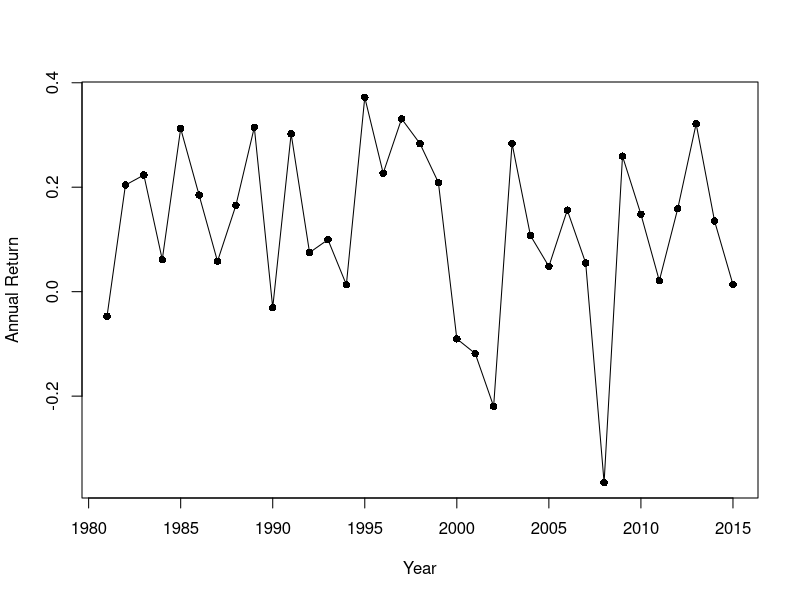
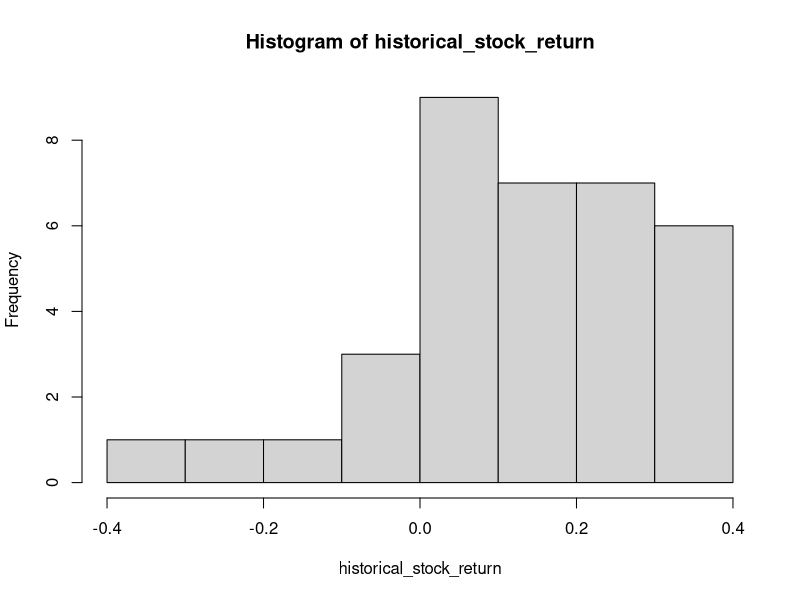
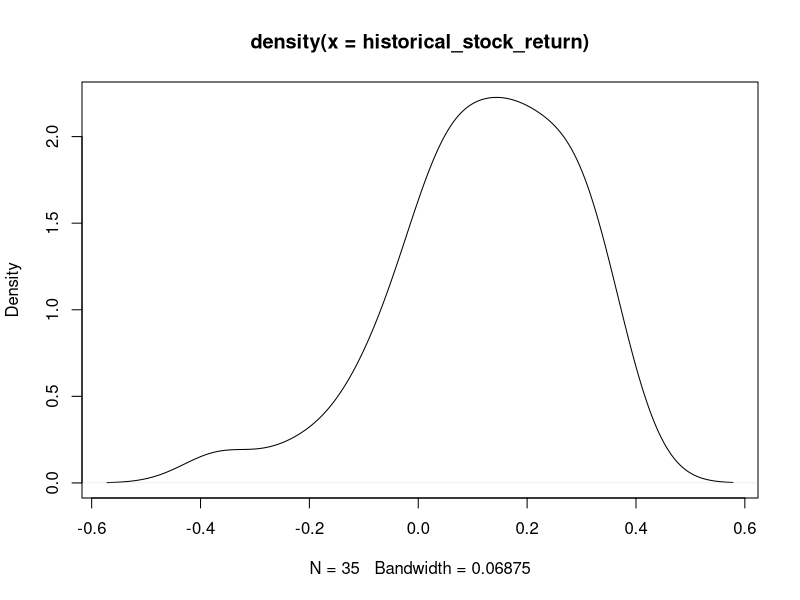
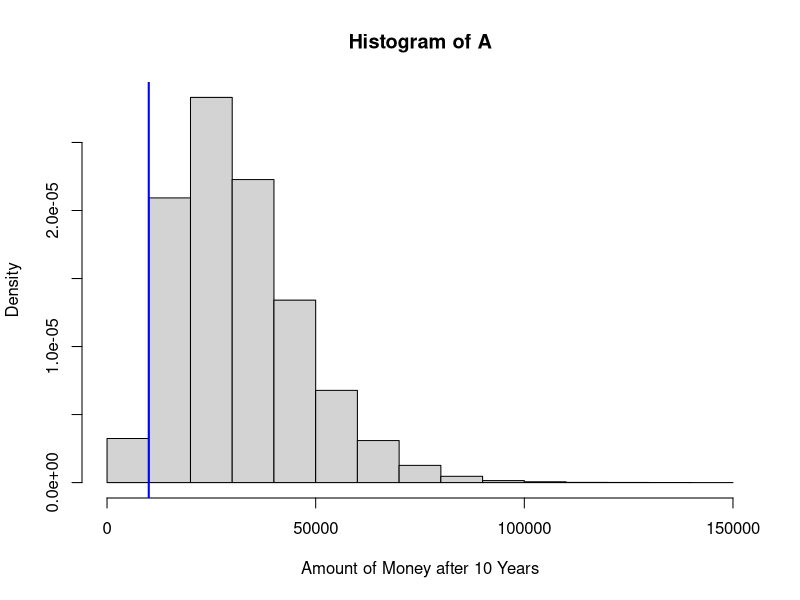
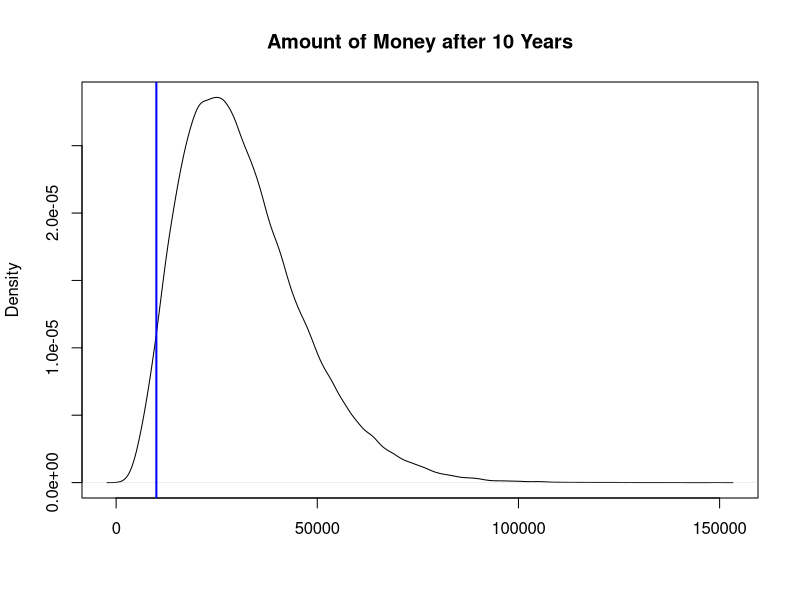
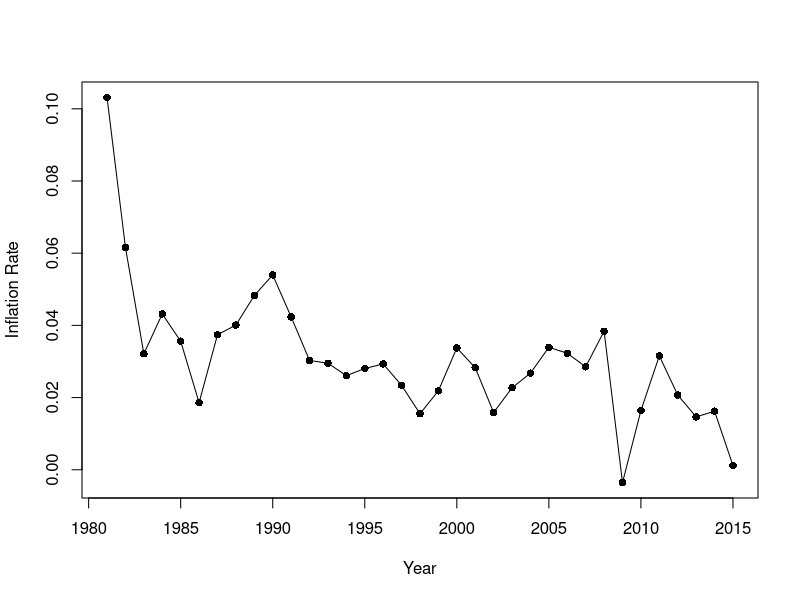
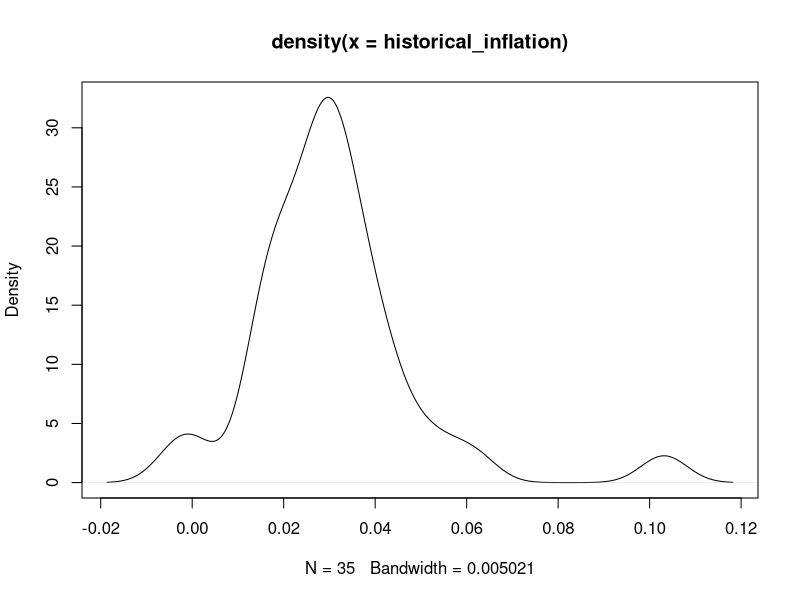
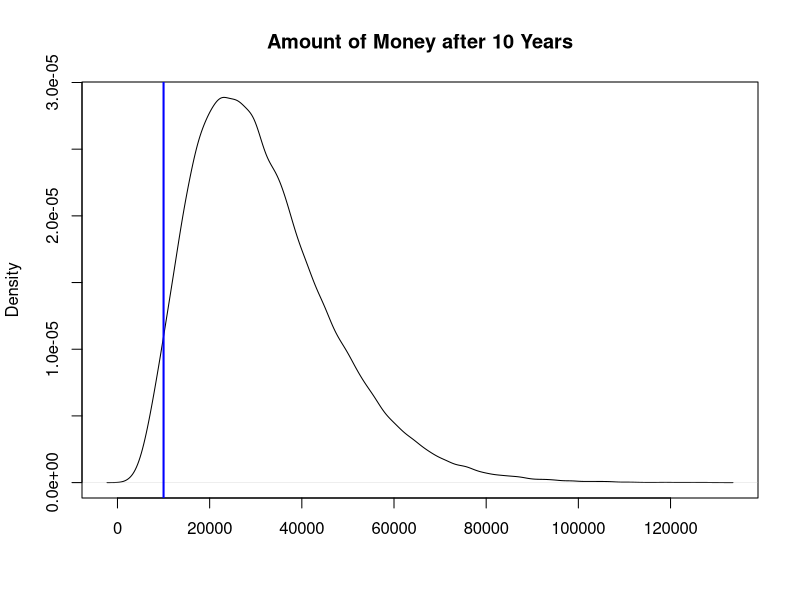

Write the R code that produced these figures, in order.
## ---- chunk 1
knitr::opts_chunk$set(comment = NA)
## ---- chunk 2
historical_stock_return <- c(-0.0470239, 0.2041906, 0.2233716, 0.06146142, 0.3123515, 0.1849458, 0.05812722, 0.1653719, 0.3147518, -0.03064452, 0.3023484, 0.07493728, 0.09967052, 0.01325921, 0.371952, 0.2268097, 0.3310365, 0.2833795, 0.2088535, -0.09031819, -0.1184976, -0.2196605, 0.283558, 0.1074278, 0.04834477, 0.1561256, 0.05484735, -0.3655234, 0.2593523, 0.1482109, 0.02098375, 0.1589059, 0.3214509, 0.1352442, 0.01359949)
## ---- chunk 3
plot(1981:2015,historical_stock_return, pch=16, xlab="Year", ylab="Annual Return")
lines(1981:2015,historical_stock_return)
## ---- chunk 4
hist(historical_stock_return)
## ---- chunk 5
plot(density(historical_stock_return))
## ---- chunk 6
# Function that performs Monte Carlo simulation of stock investment
# P: initial amount of money invested in the stock
# n: number of years 
# return: amount of money after n years
stock <- function(P,n) {
  # generate the annual returns in the next n years from historical stock returns
  r <- sample(historical_stock_return, n, replace=TRUE)
  
  # amount of money after n years
  P*prod(1+r)
}
## ---- chunk 7
set.seed(47238789)
(A <- stock(1e4,10))
## ---- chunk 8
Achar = as.character(round(A))
## ---- chunk 9
set.seed(47238789)
A <- replicate(1e5, stock(1e4, 10))
## ---- chunk 10
hist(A, breaks=20, freq=FALSE, xlab="Amount of Money after 10 Years")
abline(v=1e4, col="blue", lw=2)
## ---- chunk 11
plot(density(A), xlab="", main="Amount of Money after 10 Years")
abline(v=1e4, col="blue", lw=2)
## ---- chunk 12
mean(A)
## ---- chunk 13
Achar <- as.character(round(mean(A)))
## ---- chunk 14
summary(A)
## ---- chunk 15
Amin <- as.character(signif(min(A),4))
Amax <- as.character(signif(max(A),4))
## ---- chunk 16
mean(A > 5e4)
## ---- chunk 17
prob <- paste0(round(mean(A > 5e4)*100),"%")
## ---- chunk 18
mean(A < 1e4)
## ---- chunk 19
prob <- paste0(round(mean(A < 1e4)*100),"%")
## ---- chunk 20
historical_inflation <- c(0.1031553, 0.06160616, 0.03212435, 0.04317269, 0.03561116, 0.01858736, 0.03740876, 0.04009088, 0.04827003, 0.05397956, 0.04234964, 0.0302882, 0.02951657, 0.02607442, 0.0280542, 0.02931204, 0.0233769, 0.01552279, 0.02188027, 0.03376857, 0.02826171, 0.01586032, 0.02270095, 0.02677237, 0.03392747, 0.03225944, 0.02852672, 0.038391, -0.003555463, 0.01640043, 0.03156842, 0.02069337, 0.01464833, 0.01622223, 0.001186271)

plot(1981:2015, historical_inflation, pch=16, xlab="Year", ylab="Inflation Rate")
lines(1981:2015, historical_inflation)
## ---- chunk 21
plot(density(historical_inflation))
## ---- chunk 22
# Function that does Monte Carlo simulation of stock investment
# P: initial amount of money invested in the stock
# n: number of years 
# return: vector of length 2: (total amount after n years, 
#                              total amount adjusted for inflation)
stock2 <- function(P, n) {
  # generate the annual returns and inflation in the next n years 
  # from historical data
  r <- sample(historical_stock_return, n, replace=TRUE)
  f <- sample(historical_inflation, n, replace=TRUE)
  
  # amount of money after n years and the adjusted amount
  A <- P*prod(1+r)
  Astar <- A/prod(1+f)
  
  output <- c(A, Astar)
  names(output) <- c("tot", "adj")
  output
}
## ---- chunk 23
set.seed(9436591)
(A2 <- stock2(1e4,10))
## ---- chunk 24
Achar <- as.character(round(A2[1]))
Aschar <- as.character(round(A2[2]))
## ---- chunk 25
set.seed(9436591)
A2 <- replicate(1e5, stock2(1e4,10))
## ---- chunk 26
plot(density(A2["tot",]), xlab="", main="Amount of Money after 10 Years")
abline(v=1e4, col="blue", lw=2)
summary(A2["tot",])
# probability of getting > $50,000
mean(A2["tot",] > 5e4)
# probability of getting < $10,000
mean(A2["tot",] < 1e4)
## ---- chunk 27
avg <- as.character(round(mean(A2["tot",])))
p5 <- paste0(round(mean(A2["tot",] > 5e4)*100),"%")
p1 <- paste0(round(mean(A2["tot",] < 1e4)*100),"%")
## ---- chunk 28
plot(density(A2["adj",]), xlab="", main="Amount of Money after 10 Years Adjusted for Inflation")
abline(v=1e4, col="blue", lw=2)
## ---- chunk 29
plot(density(A2["tot",]), xlab="",ylim=c(0,4e-5),main="Density Plot of A and A* after 10 Years")
lines(density(A2["adj",]), col="blue", lty=2)
legend(1e5,3e-5,c("A","A*"),lty=1:2,col=c("black","blue"))
abline(v=1e4, col="red", lw=2)
## ---- chunk 30
summary(A2["adj",])
# probability of getting > $50,000
mean(A2["adj",] > 5e4)
# probability of getting < $10,000
mean(A2["adj",] < 1e4)
## ---- chunk 31
avg <- as.character(round(mean(A2["adj",])))
p5 <- paste0(round(mean(A2["adj",] > 5e4)*100),"%")
p1 <- paste0(round(mean(A2["adj",] < 1e4)*100),"%")
## ---- chunk 32
cor(historical_stock_return, historical_inflation)
## ---- chunk 33
fit <- lm(historical_stock_return ~ historical_inflation)
summary(fit)
## ---- chunk 34
pval <- paste0(round(summary(fit)$coefficients[2,4]*100),"%")
## ---- chunk 35
stock3 <- function(P, n) {
  # generate inflation and stock returns in the next n years
  # by randomly drawing the pair from historical data
  i <- sample.int(35, n, replace=TRUE) # Pick n random integers between 1 and 35
  f <- historical_inflation[i]
  r <- historical_stock_return[i]
  
  # amount of money after n years and the adjusted amount
  A <- P*prod(1+r)
  Astar <- A/prod(1+f)
  
  output <- c(A, Astar)
  names(output) <- c("tot", "adj")
  output
}
## ---- chunk 36
set.seed(38682912)
A3 <- replicate(1e5, stock3(1e4, 10))
plot(density(A3["adj",]), main="Density Plot for A* after 10 Years", 
     xlab="", col="blue", lty=2)
lines(density(A2["adj",]))
legend(7e4,3e-5,c("Result for stock2()","Result for stock3()"), col=c("black","blue"),lty=1:2)
abline(v=1e4, col="red", lwd=2)
summary(A2["adj",])
summary(A3["adj",])
c(mean(A2["adj",] > 5e4), mean(A2["adj",] < 1e4))
c(mean(A3["adj",] > 5e4), mean(A3["adj",] < 1e4))
## ---- chunk 37
historical_rstar <- (historical_stock_return-historical_inflation)/(1+historical_inflation)
## ---- chunk 38
stock4 <- function(P, n) {
  # generate inflation-adjusted stock returns in the next n years
  # by randomly drawing data from historical r*
  rstar <- sample(historical_rstar, n, replace=TRUE)
  
  # amount of money (adjusted for inflation) after n years
  P*prod(1+rstar)
}
## ---- chunk 39
set.seed(38682912)
A4star <- replicate(1e5, stock4(1e4, 10))
diff <- (A4star - A3["adj",])/A4star
summary(diff)
